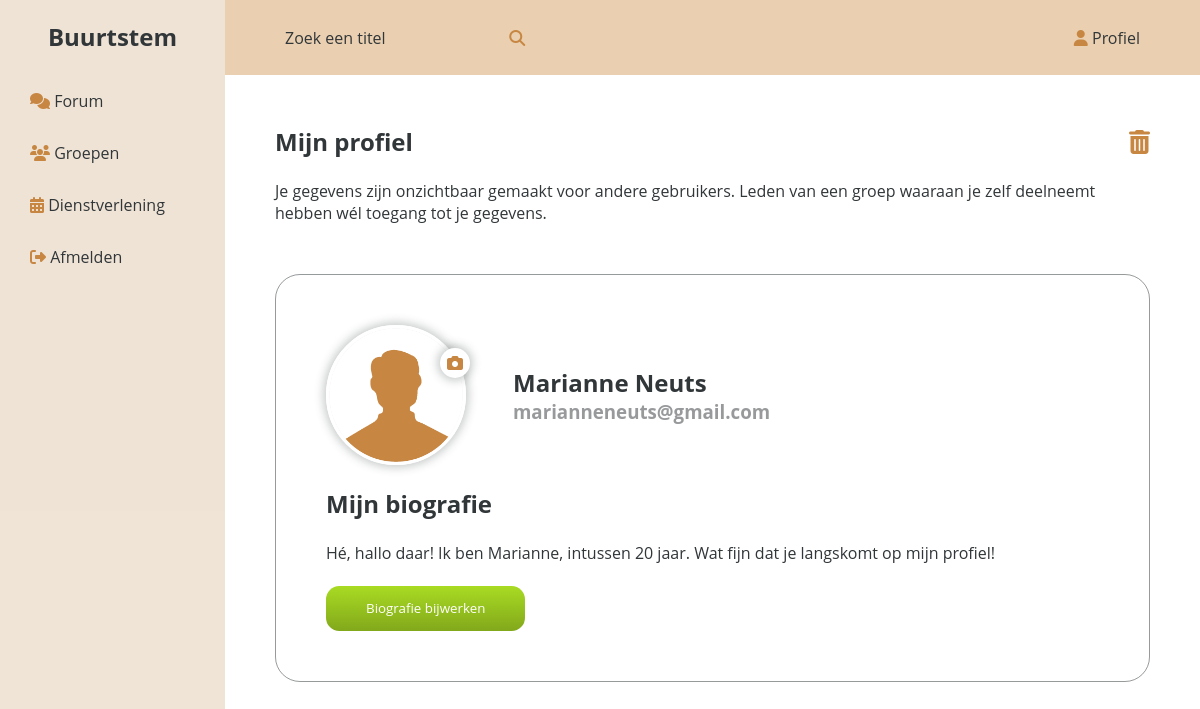
The page /profile.php?user=1 (signed in) on the database its author committed.
### tables this page shows
CREATE TABLE `users` (
  `id` int(11) NOT NULL,
  `firstname` varchar(300) NOT NULL,
  `lastname` varchar(300) NOT NULL,
  `email` varchar(300) NOT NULL,
  `password` varchar(300) NOT NULL,
  `streetname` varchar(300) NOT NULL,
  `number` varchar(300) NOT NULL,
  `place` varchar(300) NOT NULL,
  `profile_picture` varchar(300) NOT NULL DEFAULT 'profile_picture/default.png',
  `biography` varchar(300) NOT NULL DEFAULT 'Schrijf hier een korte introductie van jezelf'
);

### classes/User.php (called while the page is built, shortened)
<?php
    class User {
        public static function getAvatarById($userId) {
            $conn = Db::getInstance();
            $statement = $conn->prepare("select profile_picture from users where id = :userId");
            $statement->bindValue(":userId", $userId);
            $statement->execute();
            $avatar = $statement->fetch();
            return $avatar["profile_picture"];
        }
        public static function getFirstnameById($userId) {
            $conn = Db::getInstance();
            $statement = $conn->prepare("select firstname from users where id = :userId");
            $statement->bindValue(":userId", $userId);
            $statement->execute();
            $result = $statement->fetch();
            return $result["firstname"];
        }
        public static function getLastnameById($userId) {
            $conn = Db::getInstance();
            $statement = $conn->prepare("select lastname from users where id = :userId");
            $statement->bindValue(":userId", $userId);
            $statement->execute();
            $result = $statement->fetch();
            return $result["lastname"];
        }
        public static function getEmailById($userId) {
            $conn = Db::getInstance();
            $statement = $conn->prepare("select email from users where id = :userId");
            $statement->bindValue(":userId", $userId);
            $statement->execute();
            $result = $statement->fetch();
            return $result["email"];
        }
        public static function getBiographyById($userId) {
            $conn = Db::getInstance();
            $statement = $conn->prepare("select biography from users where id = :userId");
            $statement->bindValue(":userId", $userId);
            $statement->execute();
            $result = $statement->fetch();
            return $result["biography"];
        }
    }

### profile.php (the view, shortened to what this page needs)
<?php
    $userId = $_GET["user"];
    $avatar = User::getAvatarById($userId);
    $firstname = User::getFirstnameById($userId);
    $lastname = User::getLastnameById($userId);
    $email = User::getEmailById($userId);
    $biography = User::getBiographyById($userId);
?><!DOCTYPE html>
<html lang="en">
<head>
    <link rel="stylesheet" href="css/profile.css?v=<?php echo time(); ?>">
</head>
<body>
    <?php include_once("nav.inc.php"); ?>
    <div class="content">
        <div class="delete">
            <h2>Mijn profiel</h2>
            <?php if($_SESSION["userId"] == $_GET["user"]): ?>
                <a href="delete_profile.php" class="delete"><h2><i class="fa fa-trash" style="color: #C78743;"></i></h2></a>
            <?php endif; ?>
        </div>
        <br>
        <p>Je gegevens zijn onzichtbaar gemaakt voor andere gebruikers. Leden van een groep waaraan je zelf deelneemt hebben wél toegang tot je gegevens.</p>
        <div class="card">
            <?php if($_SESSION["userId"] == $_GET["user"]): ?>
                <div class="header">
                    <img src="<?php echo($avatar); ?>" alt="avatar">
                    <a href="edit_profile_picture.php" class="edit"><i class="fa fa-camera" aria-hidden="true" style="color: #C78743; background: transparent;"></i></a>
                    <div class="personal">
                        <h2><?php echo(htmlspecialchars($firstname . " " . $lastname)); ?></h2>
                        <h3 style="opacity: 0.5"><?php echo(htmlspecialchars($email)); ?></h3>
                    </div>
                </div>
                <br>
                <div class="biography">
                    <h2>Mijn biografie</h2>
                    <br>
                    <p><?php echo(htmlspecialchars($biography)); ?></p>
                    <br>
                    <a href="edit_biography.php">
                        <button>Biografie bijwerken</button>
                    </a>
                </div>
            <?php endif; ?>
        </div>
    </div>
</body>
</html>

### css/profile.css (style rules this page uses)
* { box-sizing: border-box; }
.content { background: white; position: fixed; width: calc(100% - 225px); margin-left: 225px; height: 100%; padding: 50px 50px; }
.content .delete { display: flex; justify-content: space-between; }
.content h2 { color: #313639; }
.content p { color: #313639; }
.card { margin-top: 50px; padding: 50px 50px; border: 1px solid rgba(49, 54, 57, 0.5); border-radius: 25px; }
.header { display: flex; align-items: center; width: 140px; height: 140px; border-radius: 50%; border-style: solid; border-color: #FFFFFF; box-shadow: 0 0 8px 3px rgba(49, 54, 57, 0.25); position: relative; }
.header .personal { flex-direction: column; align-items: flex-start; margin-left: 50px; }
.header .personal h2, h3 { color: #313639; }
.header img { height: 100%; width: 100%; border-radius: 50%; }
.header a { position: absolute; top: 20px; right: -7px; border-radius: 50%; height: 30px; width: 30px; display: flex !important; align-items: center; justify-content: center; background-color: white; box-shadow: 0 0 8px 3px rgba(49, 54, 57, 0.25); }
.biography a button { background-image: linear-gradient(#A9DB23, #82A81B); color: white; text-align: center; border: none; padding: 1em 3em; border-radius: 1em; }
a:link { color: #313639; }

### css/navigation.css (style rules this page uses)
* { list-style: none; text-decoration: none; margin: 0; padding: 0; box-sizing: border-box; font-family: 'Open Sans', sans-serif; }
body { background: #f5f6fa; }

### rows shown on the page
users: profile_picture (placeholder picture), firstname+lastname "Marianne Neuts", email "marianneneuts@gmail.com", biography "Hé, hallo daar! Ik ben Marianne, intussen 20 jaar. Wat fijn dat je langskomt op mijn profiel!"
